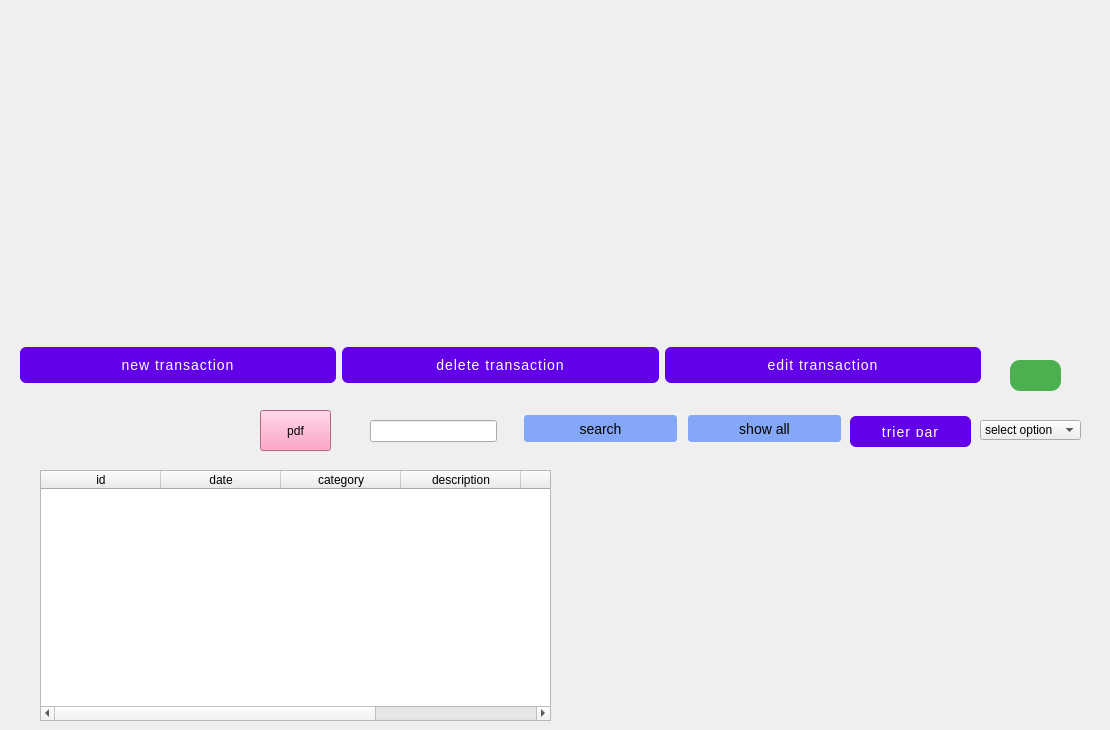
    <widget class="QWidget" name="settings_page_2">
     <widget class="QTableWidget" name="tableWidget_10">
      <property name="geometry">
       <rect>
        <x>40</x>
        <y>470</y>
        <width>511</width>
        <height>251</height>
       </rect>
      </property>
      <property name="focusPolicy">
       <enum>Qt::FocusPolicy::NoFocus</enum>
      </property>
      <property name="showGrid">
       <bool>false</bool>
      </property>
      <attribute name="horizontalHeaderMinimumSectionSize">
       <number>50</number>
      </attribute>
      <attribute name="horizontalHeaderDefaultSectionSize">
       <number>120</number>
      </attribute>
      <attribute name="horizontalHeaderStretchLastSection">
       <bool>true</bool>
      </attribute>
      <attribute name="verticalHeaderVisible">
       <bool>false</bool>
      </attribute>
      <column>
       <property name="text">
        <string>id</string>
       </property>
      </column>
      <column>
       <property name="text">
        <string>date</string>
       </property>
      </column>
      <column>
       <property name="text">
        <string>category</string>
       </property>
      </column>
      <column>
       <property name="text">
        <string>description</string>
       </property>
      </column>
      <column>
       <property name="text">
        <string>balance</string>
       </property>
      </column>
      <column>
       <property name="text">
        <string>status</string>
       </property>
      </column>
     </widget>
     <widget class="QPushButton" name="pushButton_106">
      <property name="geometry">
       <rect>
        <x>850</x>
        <y>416</y>
        <width>121</width>
        <height>31</height>
       </rect>
      </property>
      <property name="styleSheet">
       <string notr="true">QPushButton {
    background-color: #6200ea;
    color: white;
    border-radius: 6px;
    padding: 10px 24px;
    font-size: 14px;
    letter-spacing: 1px;
    text-transform: uppercase;
    transition: background-color 0.3s ease;
}
QPushButton:hover {
    background-color: #3700b3;
}
QPushButton:pressed {
    background-color: #30009c;
}</string>
      </property>
      <property name="text">
       <string>trier par</string>
      </property>
     </widget>
     <widget class="QPushButton" name="pushButton_107">
      <property name="geometry">
       <rect>
        <x>686</x>
        <y>413</y>
        <width>157</width>
        <height>31</height>
       </rect>
      </property>
      <property name="styleSheet">
       <string notr="true">  font-size: 14px;
    padding: 5px 10px;
    border: 2px solid #f0f0f0;
    border-radius: 5px;
    background-color: #84a8f7;</string>
      </property>
      <property name="text">
       <string>show all</string>
      </property>
     </widget>
     <widget class="QComboBox" name="comboBox_40">
      <property name="geometry">
       <rect>
        <x>980</x>
        <y>420</y>
        <width>101</width>
        <height>20</height>
       </rect>
      </property>
      <item>
       <property name="text">
        <string>select option</string>
       </property>
      </item>
      <item>
       <property name="text">
        <string>contact</string>
       </property>
      </item>
      <item>
       <property name="text">
        <string>room no</string>
       </property>
      </item>
     </widget>
     <widget class="QPushButton" name="pushButton_108">
      <property name="geometry">
       <rect>
        <x>1010</x>
        <y>360</y>
        <width>51</width>
        <height>31</height>
       </rect>
      </property>
      <property name="styleSheet">
       <string notr="true">QPushButton {
    background-color: #4CAF50;        /* Green background */
    color: white;                     /* White text */
    border: none;                     /* No border for a clean look */
    border-radius: 10px;              /* Rounded corners */
    padding: 10px 20px;               /* Padding */
    font-size: 16px;                  /* Text size */
    font-weight: bold;                /* Bold text */
    box-shadow: 3px 3px 10px rgba(0, 0, 0, 0.3); /* Shadow effect */
}

QPushButton:hover {
    background-color: #45a049;        /* Darker green on hover */
}

QPushButton:pressed {
    background-color: #3e8e41;        /* Darker green on press */
}

QPushButton:disabled {
    background-color: #cccccc;        /* Gray background when disabled */
    color: #666666;                   /* Gray text when disabled */
}
</string>
      </property>
      <property name="text">
       <string/>
      </property>
      <property name="icon">
       <iconset>
        <normaloff>../../Downloads/wetransfer_sidemenu_2024-10-04_1548/sidemenu/m/pngtree-vector-pie-chart-icon-png-image_4894574.jpg</normaloff>../../Downloads/wetransfer_sidemenu_2024-10-04_1548/sidemenu/m/pngtree-vector-pie-chart-icon-png-image_4894574.jpg</iconset>
      </property>
      <property name="iconSize">
       <size>
        <width>50</width>
        <height>50</height>
       </size>
      </property>
     </widget>
     <widget class="QPushButton" name="pushButton_109">
      <property name="geometry">
       <rect>
        <x>522</x>
        <y>413</y>
        <width>157</width>
        <height>31</height>
       </rect>
      </property>
      <property name="styleSheet">
       <string notr="true">  font-size: 14px;
    padding: 5px 10px;
    border: 2px solid #f0f0f0;
    border-radius: 5px;
    background-color: #84a8f7;</string>
      </property>
      <property name="text">
       <string>search</string>
      </property>
     </widget>
     <widget class="QWidget" name="layoutWidget_15">
      <property name="geometry">
       <rect>
        <x>20</x>
        <y>330</y>
        <width>961</width>
        <height>71</height>
       </rect>
      </property>
      <layout class="QHBoxLayout" name="horizontalLayout_30">
       <item>
        <widget class="QPushButton" name="pushButton_101">
         <property name="styleSheet">
          <string notr="true">QPushButton {
    background-color: #6200ea;
    color: white;
    border-radius: 6px;
    padding: 10px 24px;
    font-size: 14px;
    letter-spacing: 1px;
    text-transform: uppercase;
    transition: background-color 0.3s ease;
}
QPushButton:hover {
    background-color: #3700b3;
}
QPushButton:pressed {
    background-color: #30009c;
}
</string>
         </property>
         <property name="text">
          <string>new transaction</string>
         </property>
        </widget>
       </item>
       <item>
        <widget class="QPushButton" name="pushButton_110">
         <property name="styleSheet">
          <string notr="true">QPushButton {
    background-color: #6200ea;
    color: white;
    border-radius: 6px;
    padding: 10px 24px;
    font-size: 14px;
    letter-spacing: 1px;
    text-transform: uppercase;
    transition: background-color 0.3s ease;
}
QPushButton:hover {
    background-color: #3700b3;
}
QPushButton:pressed {
    background-color: #30009c;
}
</string>
         </property>
         <property name="text">
          <string>delete transaction</string>
         </property>
        </widget>
       </item>
       <item>
        <widget class="QPushButton" name="pushButton_111">
         <property name="styleSheet">
          <string notr="true">QPushButton {
    background-color: #6200ea;
    color: white;
    border-radius: 6px;
    padding: 10px 24px;
    font-size: 14px;
    letter-spacing: 1px;
    text-transform: uppercase;
    transition: background-color 0.3s ease;
}
QPushButton:hover {
    background-color: #3700b3;
}
QPushButton:pressed {
    background-color: #30009c;
}
</string>
         </property>
         <property name="text">
          <string>edit transaction</string>
         </property>
        </widget>
       </item>
      </layout>
     </widget>
     <widget class="QWidget" name="layoutWidget_16">
      <property name="geometry">
       <rect>
        <x>30</x>
        <y>20</y>
        <width>1001</width>
        <height>291</height>
       </rect>
      </property>
      <layout class="QHBoxLayout" name="horizontalLayout_31">
       <property name="spacing">
        <number>80</number>
       </property>
       <item>
        <layout class="QVBoxLayout" name="verticalLayout_13">
         <item>
          <widget class="QLabel" name="label_120">
           <property name="styleSheet">
            <string notr="true">background-color: rgb(241, 169, 255);</string>
           </property>
           <property name="text">
            <string>current balance</string>
           </property>
          </widget>
         </item>
         <item>
          <widget class="QLabel" name="label_121">
           <property name="styleSheet">
            <string notr="true">background-color: rgb(241, 169, 255);</string>
           </property>
           <property name="text">
            <string>$1200</string>
           </property>
          </widget>
         </item>
         <item>
          <layout class="QHBoxLayout" name="horizontalLayout_32">
           <item>
            <widget class="QLabel" name="label_122">
             <property name="maximumSize">
              <size>
               <width>50</width>
               <height>50</height>
              </size>
             </property>
             <property name="styleSheet">
              <string notr="true">background-color: rgb(241, 169, 255);</string>
             </property>
             <property name="text">
              <string/>
             </property>
             <property name="pixmap">
              <pixmap>../../Downloads/wetransfer_sidemenu_2024-10-04_1548/sidemenu/images/images (4).png</pixmap>
             </property>
             <property name="scaledContents">
              <bool>true</bool>
             </property>
            </widget>
           </item>
           <item>
            <widget class="QLabel" name="label_123">
             <property name="styleSheet">
              <string notr="true">background-color: rgb(241, 169, 255);</string>
             </property>
             <property name="text">
              <string>income</string>
             </property>
            </widget>
           </item>
          </layout>
         </item>
         <item>
          <widget class="QLabel" name="label_124">
           <property name="styleSheet">
            <string notr="true">background-color: rgb(241, 169, 255);</string>
           </property>
           <property name="text">
            <string>$1200</string>
           </property>
          </widget>
         </item>
         <item>
          <layout class="QHBoxLayout" name="horizontalLayout_33">
           <item>
            <widget class="QLabel" name="label_125">
             <property name="maximumSize">
              <size>
               <width>50</width>
               <height>50</height>
              </size>
             </property>
             <property name="styleSheet">
              <string notr="true">background-color: rgb(241, 169, 255);</string>
             </property>
             <property name="text">
              <string/>
             </property>
             <property name="pixmap">
              <pixmap>../../Downloads/wetransfer_sidemenu_2024-10-04_1548/sidemenu/images/images (3).png</pixmap>
             </property>
             <property name="scaledContents">
              <bool>true</bool>
             </property>
            </widget>
           </item>
           <item>
            <widget class="QLabel" name="label_126">
             <property name="styleSheet">
              <string notr="true">background-color: rgb(241, 169, 255);</string>
             </property>
             <property name="text">
              <string>outcome</string>
             </property>
            </widget>
           </item>
          </layout>
         </item>
         <item>
          <widget class="QLabel" name="label_127">
           <property name="styleSheet">
            <string notr="true">background-color: rgb(241, 169, 255);</string>
           </property>
           <property name="text">
            <string>$1200</string>
           </property>
          </widget>
         </item>
        </layout>
       </item>
       <item>
        <layout class="QVBoxLayout" name="verticalLayout_14">
         <item>
          <widget class="QLabel" name="label_128">
           <property name="styleSheet">
            <string notr="true">background-color: rgb(241, 169, 255);</string>
           </property>
           <property name="text">
            <string>expense categories </string>
           </property>
          </widget>
         </item>
         <item>
          <layout class="QHBoxLayout" name="horizontalLayout_34">
           <item>
            <widget class="QLabel" name="label_129">
             <property name="maximumSize">
              <size>
               <width>50</width>
               <height>50</height>
              </size>
             </property>
             <property name="styleSheet">
              <string notr="true">background-color: rgb(241, 169, 255);</string>
             </property>
             <property name="text">
              <string/>
             </property>
             <property name="pixmap">
              <pixmap>../../Downloads/wetransfer_sidemenu_2024-10-04_1548/sidemenu/images/shopping_cart_24dp_5F6368_FILL0_wght400_GRAD0_opsz24.png</pixmap>
             </property>
             <property name="scaledContents">
              <bool>true</bool>
             </property>
            </widget>
           </item>
           <item>
            <widget class="QLabel" name="label_130">
             <property name="styleSheet">
              <string notr="true">background-color: rgb(241, 169, 255);</string>
             </property>
             <property name="text">
              <string>groceries</string>
             </property>
            </widget>
           </item>
           <item>
            <widget class="QLabel" name="label_131">
             <property name="styleSheet">
              <string notr="true">background-color: rgb(241, 169, 255);</string>
             </property>
             <property name="text">
              <string>$1000</string>
             </property>
            </widget>
           </item>
          </layout>
         </item>
         <item>
          <layout class="QHBoxLayout" name="horizontalLayout_35">
           <item>
            <widget class="QLabel" name="label_132">
             <property name="maximumSize">
              <size>
               <width>50</width>
               <height>50</height>
              </size>
             </property>
             <property name="styleSheet">
              <string notr="true">background-color: rgb(241, 169, 255);</string>
             </property>
             <property name="text">
              <string/>
             </property>
             <property name="pixmap">
              <pixmap>../../Downloads/wetransfer_sidemenu_2024-10-04_1548/sidemenu/images/sports_esports_24dp_5F6368_FILL0_wght400_GRAD0_opsz24.png</pixmap>
             </property>
             <property name="scaledContents">
              <bool>true</bool>
             </property>
            </widget>
           </item>
           <item>
            <widget class="QLabel" name="label_133">
             <property name="styleSheet">
              <string notr="true">background-color: rgb(241, 169, 255);</string>
             </property>
             <property name="text">
              <string>entertainment</string>
             </property>
            </widget>
           </item>
           <item>
            <widget class="QLabel" name="label_134">
             <property name="styleSheet">
              <string notr="true">background-color: rgb(241, 169, 255);</string>
             </property>
             <property name="text">
              <string>$1000</string>
             </property>
            </widget>
           </item>
          </layout>
         </item>
         <item>
          <layout class="QHBoxLayout" name="horizontalLayout_36">
           <item>
            <widget class="QLabel" name="label_135">
             <property name="maximumSize">
              <size>
               <width>50</width>
               <height>50</height>
              </size>
             </property>
             <property name="styleSheet">
              <string notr="true">background-color: rgb(241, 169, 255);</string>
             </property>
             <property name="text">
              <string/>
             </property>
             <property name="pixmap">
              <pixmap>../../Downloads/wetransfer_sidemenu_2024-10-04_1548/sidemenu/images/construction_24dp_5F6368_FILL0_wght400_GRAD0_opsz24.png</pixmap>
             </property>
             <property name="scaledContents">
              <bool>true</bool>
             </property>
            </widget>
           </item>
           <item>
            <widget class="QLabel" name="label_136">
             <property name="styleSheet">
              <string notr="true">background-color: rgb(241, 169, 255);</string>
             </property>
             <property name="text">
              <string>auto</string>
             </property>
            </widget>
           </item>
           <item>
            <widget class="QLabel" name="label_137">
             <property name="styleSheet">
              <string notr="true">background-color: rgb(241, 169, 255);</string>
             </property>
             <property name="text">
              <string>$1000</string>
             </property>
            </widget>
           </item>
          </layout>
         </item>
         <item>
          <layout class="QHBoxLayout" name="horizontalLayout_37">
           <item>
            <widget class="QLabel" name="label_138">
             <property name="styleSheet">
              <string notr="true">background-color: rgb(241, 169, 255);</string>
             </property>
             <property name="text">
              <string/>
             </property>
            </widget>
           </item>
           <item>
            <widget class="QLabel" name="label_139">
             <property name="styleSheet">
              <string notr="true">background-color: rgb(241, 169, 255);</string>
             </property>
             <property name="text">
              <string>other</string>
             </property>
            </widget>
           </item>
           <item>
            <widget class="QLabel" name="label_140">
             <property name="styleSheet">
              <string notr="true">background-color: rgb(241, 169, 255);</string>
             </property>
             <property name="text">
              <string>$1000</string>
             </property>
            </widget>
           </item>
          </layout>
         </item>
        </layout>
       </item>
      </layout>
     </widget>
     <widget class="QLineEdit" name="lineEdit_37">
      <property name="geometry">
       <rect>
        <x>370</x>
        <y>420</y>
        <width>127</width>
        <height>22</height>
       </rect>
      </property>
      <property name="styleSheet">
       <string notr="true">QLineEdit:focus{
border: 1px solid #8b86aa;
background-color:#343155;
}</string>
      </property>
     </widget>
     <widget class="QPushButton" name="pushButton_112">
      <property name="geometry">
       <rect>
        <x>260</x>
        <y>410</y>
        <width>71</width>
        <height>41</height>
       </rect>
      </property>
      <property name="styleSheet">
       <string notr="true">background-color: rgb(255, 137, 184);</string>
      </property>
      <property name="text">
       <string>pdf</string>
      </property>
      <property name="icon">
       <iconset>
        <normaloff>../../Downloads/wetransfer_sidemenu_2024-10-04_1548/sidemenu/im/picture_as_pdf_24dp_5F6368_FILL0_wght400_GRAD0_opsz24.png</normaloff>../../Downloads/wetransfer_sidemenu_2024-10-04_1548/sidemenu/im/picture_as_pdf_24dp_5F6368_FILL0_wght400_GRAD0_opsz24.png</iconset>
      </property>
     </widget>
     <widget class="QLabel" name="label_141">
      <property name="geometry">
       <rect>
        <x>610</x>
        <y>470</y>
        <width>491</width>
        <height>181</height>
       </rect>
      </property>
      <property name="text">
       <string/>
      </property>
      <property name="pixmap">
       <pixmap>../../Pictures/image2917.gif</pixmap>
      </property>
      <property name="scaledContents">
       <bool>true</bool>
      </property>
     </widget>
    </widget>
